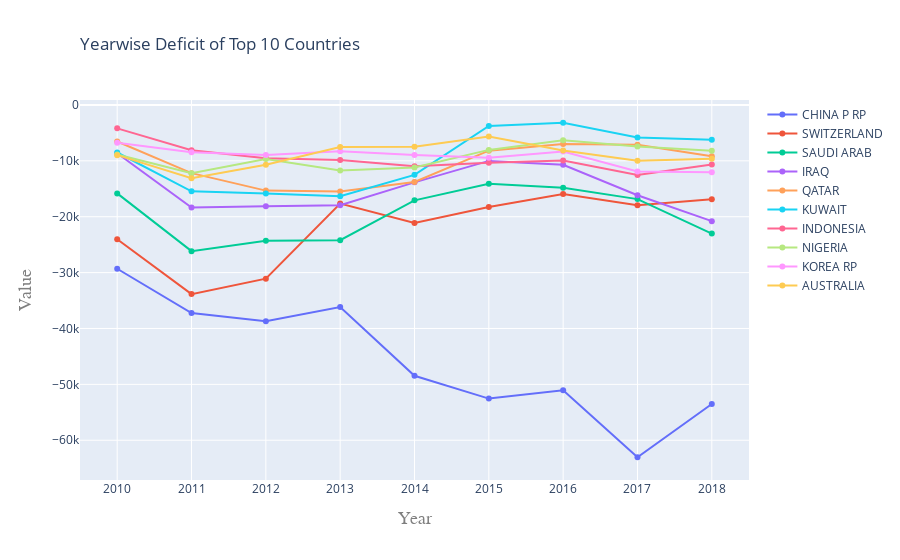
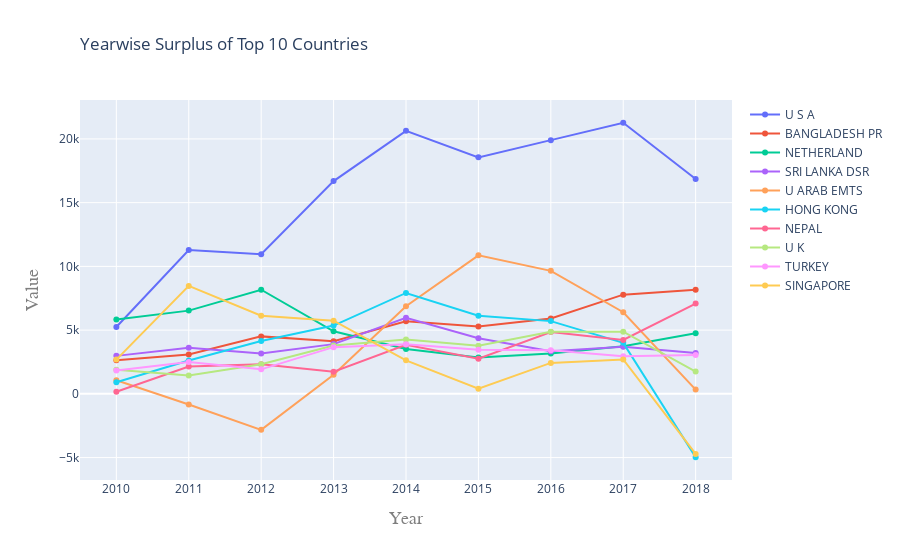

Notebook code for these charts, in order:
### Markdown cell above
<div class="alert alert-success">

<b>Trends For Deficit & Surplus Countries</b>:
<ul>
    <li>Create interactive visualisations to analyse trends for top 10 deficit and surplus countries.</li>
</ul>
    
</div>

### Code cell
cw_imp = data_import.groupby(["country", "year"]).agg({'value':'sum'})
cw_exp = data_export.groupby(["country", "year"]).agg({'value':'sum'})
cw_imp['value_exp'] = cw_exp.value
cw_imp['deficit'] = cw_exp.value - cw_imp.value
cw_exp['value_imp'] = cw_imp.value
cw_exp['surplus'] = cw_exp.value - cw_imp.value

cw_imports = data_import.groupby(["country"]).agg({'value':'sum'})
cw_exports = data_export.groupby(["country"]).agg({'value':'sum'})
cw_imports['deficit'] = cw_exports.value - cw_imports.value
cw_exports['surplus'] = cw_exports.value - cw_imports.value

top10def = list(cw_imports.sort_values(by='deficit', ascending = True)[:10].index)
top10sur = list(cw_exports.sort_values(by='surplus', ascending = False)[:10].index)

not_top10def = list(cw_imports.sort_values(by='deficit', ascending = True)[10:].index)
not_top10sur = list(cw_exports.sort_values(by='surplus', ascending = False)[10:].index)

cw_imp = cw_imp.reset_index()
cw_imp = cw_imp.set_index("country")

cw_exp = cw_exp.reset_index()
cw_exp = cw_exp.set_index("country")


cw_imp["Total_Deficit"] = cw_imports.deficit
cw_exp["Total_Surplus"] = cw_exports.surplus

cw_imp = cw_imp.sort_values(by='Total_Deficit', ascending = True)
cw_exp = cw_exp.sort_values(by='Total_Surplus', ascending = False)

cw_imp = cw_imp.drop(labels=not_top10def)
cw_exp = cw_exp.drop(labels=not_top10sur)

cw_imp = cw_imp.groupby("country")
cw_exp = cw_exp.groupby("country")

fig_def = go.Figure()
for d in top10def:
    cur_df = cw_imp.get_group(d)
    cur_df = cur_df.sort_values(by='year', ascending = True)
    fig_def.add_trace(go.Scatter(dict(y=cur_df.deficit, x=cur_df.year, name=d, mode='lines+markers')))
    
fig_sur = go.Figure()
for s in top10sur:
    cur_df = cw_exp.get_group(s)
    cur_df = cur_df.sort_values(by='year', ascending = True)
    fig_sur.add_trace(go.Scatter(dict(y=cur_df.surplus, x=cur_df.year, name=s, mode='lines+markers')))

    
fig_def.update_layout(
    title=go.layout.Title(
        text="Yearwise Deficit of Top 10 Countries",
        xref="paper",
        x=0
    ),
    xaxis=go.layout.XAxis(
        title=go.layout.xaxis.Title(
            text="Year",
            font=dict(
                family="Courier New, monospace",
                size=18,
                color="#7f7f7f"
            )
        )
    ),
    yaxis=go.layout.YAxis(
        title=go.layout.yaxis.Title(
            text="Value",
            font=dict(
                family="Courier New, monospace",
                size=18,
                color="#7f7f7f"
            )
        )
    )
)

fig_sur.update_layout(
    title=go.layout.Title(
        text="Yearwise Surplus of Top 10 Countries",
        xref="paper",
        x=0
    ),
    xaxis=go.layout.XAxis(
        title=go.layout.xaxis.Title(
            text="Year",
            font=dict(
                family="Courier New, monospace",
                size=18,
                color="#7f7f7f"
            )
        )
    ),
    yaxis=go.layout.YAxis(
        title=go.layout.yaxis.Title(
            text="Value",
            font=dict(
                family="Courier New, monospace",
                size=18,
                color="#7f7f7f"
            )
        )
    )
)

fig_def.show()
fig_sur.show()

### Figure 1 — Plotly figure (JSON) as saved in the notebook; plotly's stock layout.template omitted (floating-point values rounded to 4 significant figures)
{"data": [{"mode": "lines+markers", "name": "CHINA P RP", "type": "scatter", "x": [2010, 2011, 2012, 2013, 2014, 2015, 2016, 2017, 2018], "y": [-29310.0, -37230.0, -38720.0, -36150.0, -48470.0, -52550.0, -51070.0, -63040.0, -53520.0]}, {"mode": "lines+markers", "name": "SWITZERLAND", "type": "scatter", "x": [2010, 2011, 2012, 2013, 2014, 2015, 2016, 2017, 2018], "y": [-24030.0, -33850.0, -31090.0, -17630.0, -21130.0, -18280.0, -15950.0, -17940.0, -16900.0]}, {"mode": "lines+markers", "name": "SAUDI ARAB", "type": "scatter", "x": [2010, 2011, 2012, 2013, 2014, 2015, 2016, 2017, 2018], "y": [-15830.0, -26160.0, -24320.0, -24200.0, -17080.0, -14090.0, -14820.0, -16850.0, -23020.0]}, {"mode": "lines+markers", "name": "IRAQ", "type": "scatter", "x": [2010, 2011, 2012, 2013, 2014, 2015, 2016, 2017, 2018], "y": [-8645.0, -18350.0, -18150.0, -17930.0, -13850.0, -10010.0, -10700.0, -16160.0, -20790.0]}, {"mode": "lines+markers", "name": "QATAR", "type": "scatter", "x": [2010, 2011, 2012, 2013, 2014, 2015, 2016, 2017, 2018], "y": [-6533.0, -12200.0, -15330.0, -15490.0, -13780.0, -8177.0, -6995.0, -7104.0, -9166.0]}, {"mode": "lines+markers", "name": "KUWAIT", "type": "scatter", "x": [2010, 2011, 2012, 2013, 2014, 2015, 2016, 2017, 2018], "y": [-8511.0, -15450.0, -15840.0, -16340.0, -12510.0, -3745.0, -3184.0, -5813.0, -6222.0]}, {"mode": "lines+markers", "name": "INDONESIA", "type": "scatter", "x": [2010, 2011, 2012, 2013, 2014, 2015, 2016, 2017, 2018], "y": [-4188.0, -8096.0, -9552.0, -9857.0, -10960.0, -10360.0, -9947.0, -12520.0, -10650.0]}, {"mode": "lines+markers", "name": "NIGERIA", "type": "scatter", "x": [2010, 2011, 2012, 2013, 2014, 2015, 2016, 2017, 2018], "y": [-8881.0, -12240.0, -9662.0, -11720.0, -11200.0, -8043.0, -6325.0, -7418.0, -8179.0]}, {"mode": "lines+markers", "name": "KOREA RP", "type": "scatter", "x": [2010, 2011, 2012, 2013, 2014, 2015, 2016, 2017, 2018], "y": [-6747.0, -8459.0, -8940.0, -8263.0, -8960.0, -9429.0, -8347.0, -11900.0, -12050.0]}, {"mode": "lines+markers", "name": "AUSTRALIA", "type": "scatter", "x": [2010, 2011, 2012, 2013, 2014, 2015, 2016, 2017, 2018], "y": [-8981.0, -13100.0, -10700.0, -7523.0, -7481.0, -5641.0, -8153.0, -9996.0, -9611.0]}], "layout": {"title": {"text": "Yearwise Deficit of Top 10 Countries", "x": 0, "xref": "paper"}, "xaxis": {"title": {"font": {"color": "#7f7f7f", "family": "Courier New, monospace", "size": 18}, "text": "Year"}}, "yaxis": {"title": {"font": {"color": "#7f7f7f", "family": "Courier New, monospace", "size": 18}, "text": "Value"}}}}

### Figure 2 — Plotly figure (JSON) as saved in the notebook; plotly's stock layout.template omitted (floating-point values rounded to 4 significant figures)
{"data": [{"mode": "lines+markers", "name": "U S A", "type": "scatter", "x": [2010, 2011, 2012, 2013, 2014, 2015, 2016, 2017, 2018], "y": [5241.0, 11290.0, 10950.0, 16690.0, 20630.0, 18550.0, 19900.0, 21270.0, 16860.0]}, {"mode": "lines+markers", "name": "BANGLADESH PR", "type": "scatter", "x": [2010, 2011, 2012, 2013, 2014, 2015, 2016, 2017, 2018], "y": [2646.0, 3084.0, 4509.0, 4132.0, 5688.0, 5282.0, 5917.0, 7783.0, 8161.0]}, {"mode": "lines+markers", "name": "NETHERLAND", "type": "scatter", "x": [2010, 2011, 2012, 2013, 2014, 2015, 2016, 2017, 2018], "y": [5824.0, 6530.0, 8168.0, 4911.0, 3525.0, 2846.0, 3162.0, 3740.0, 4750.0]}, {"mode": "lines+markers", "name": "SRI LANKA DSR", "type": "scatter", "x": [2010, 2011, 2012, 2013, 2014, 2015, 2016, 2017, 2018], "y": [2979.0, 3608.0, 3159.0, 3901.0, 5968.0, 4369.0, 3349.0, 3696.0, 3199.0]}, {"mode": "lines+markers", "name": "U ARAB EMTS", "type": "scatter", "x": [2010, 2011, 2012, 2013, 2014, 2015, 2016, 2017, 2018], "y": [1069.0, -841.5, -2822.0, 1490.0, 6880.0, 10870.0, 9649.0, 6405.0, 333.5]}, {"mode": "lines+markers", "name": "HONG KONG", "type": "scatter", "x": [2010, 2011, 2012, 2013, 2014, 2015, 2016, 2017, 2018], "y": [911.6, 2618.0, 4149.0, 5358.0, 7915.0, 6136.0, 5706.0, 4000.0, -4974.0]}, {"mode": "lines+markers", "name": "NEPAL", "type": "scatter", "x": [2010, 2011, 2012, 2013, 2014, 2015, 2016, 2017, 2018], "y": [169.2, 2145.0, 2325.0, 1741.0, 3847.0, 2753.0, 4843.0, 4231.0, 7082.0]}, {"mode": "lines+markers", "name": "U K", "type": "scatter", "x": [2010, 2011, 2012, 2013, 2014, 2015, 2016, 2017, 2018], "y": [1888.0, 1445.0, 2319.0, 3787.0, 4265.0, 3772.0, 4863.0, 4875.0, 1747.0]}, {"mode": "lines+markers", "name": "TURKEY", "type": "scatter", "x": [2010, 2011, 2012, 2013, 2014, 2015, 2016, 2017, 2018], "y": [1824.0, 2503.0, 1922.0, 3664.0, 3895.0, 3454.0, 3415.0, 2952.0, 3044.0]}, {"mode": "lines+markers", "name": "SINGAPORE", "type": "scatter", "x": [2010, 2011, 2012, 2013, 2014, 2015, 2016, 2017, 2018], "y": [2687.0, 8469.0, 6133.0, 5742.0, 2630.0, 408.1, 2426.0, 2696.0, -4710.0]}], "layout": {"title": {"text": "Yearwise Surplus of Top 10 Countries", "x": 0, "xref": "paper"}, "xaxis": {"title": {"font": {"color": "#7f7f7f", "family": "Courier New, monospace", "size": 18}, "text": "Year"}}, "yaxis": {"title": {"font": {"color": "#7f7f7f", "family": "Courier New, monospace", "size": 18}, "text": "Value"}}}}
